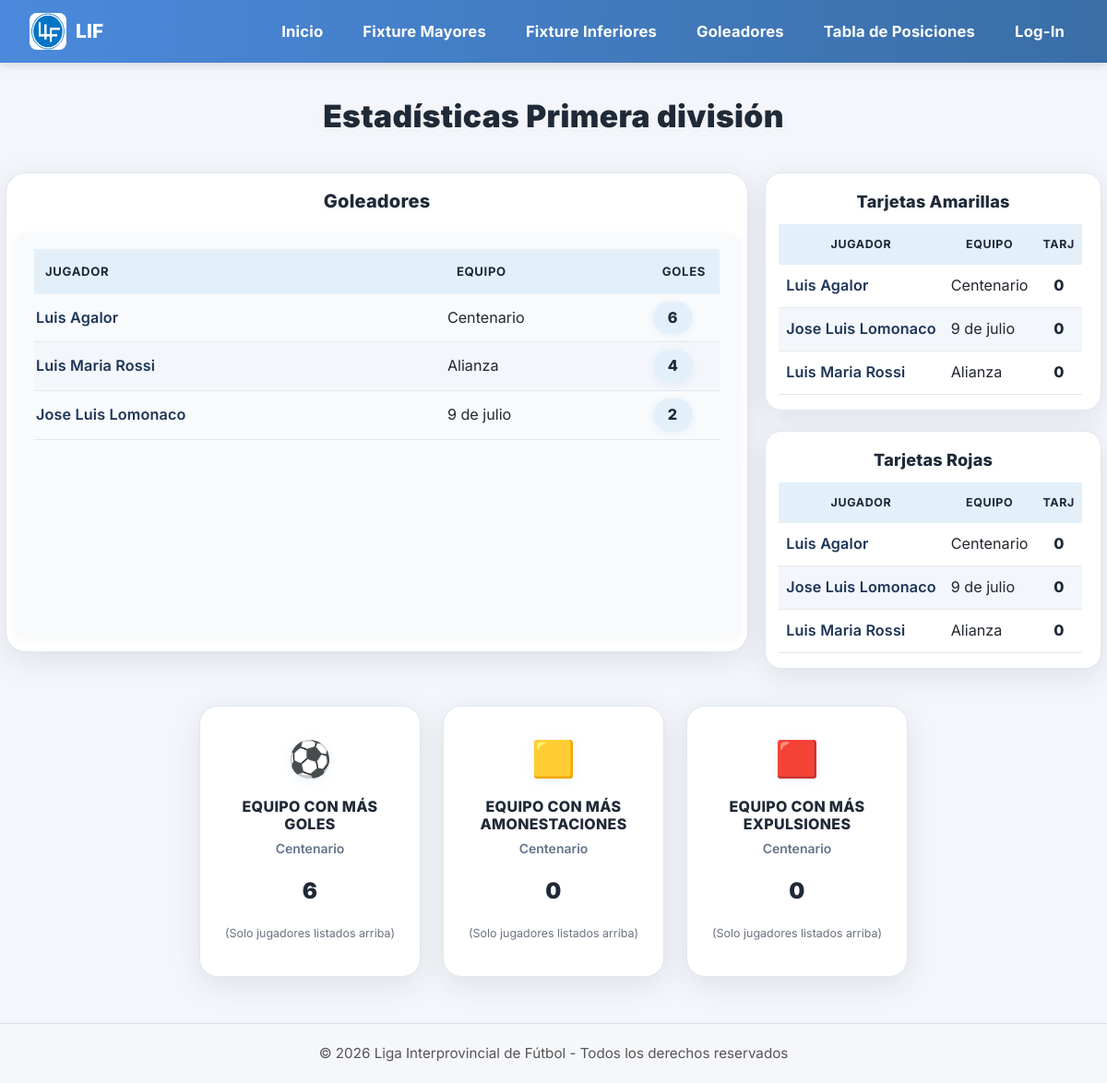
Screenshot of /goleadores/primera with the database file from the repository.
### app/models/models.py (models this page shows, shortened)
class Jugador(db.Model):
    __tablename__ = 'jugador'
    numero_carnet = db.Column(db.Integer, primary_key=True)
    nombre = db.Column(db.String(100), nullable=False)
    apellido = db.Column(db.String(100), nullable=False)
    fecha_nacimiento = db.Column(db.Date, nullable=True)
    club_id = db.Column(db.Integer, db.ForeignKey('club.id'), nullable=True)
    creado_en = db.Column(db.DateTime, default=datetime.datetime.utcnow, nullable=False)
    club = db.relationship('Club', backref='jugadores', lazy='joined')
    equipos = db.relationship('JugadorEquipo', back_populates='jugador', lazy='select', cascade='all, delete-orphan')
    estadisticas = db.relationship('EstadoJugadorPartido', back_populates='jugador', lazy='select', cascade='all, delete-orphan')
    __table_args__ = (
        UniqueConstraint('nombre', 'apellido', 'club_id', name='uq_jugador_nombre_apellido_club'),
    )

class Club(db.Model):
    __tablename__ = 'club'
    id = db.Column(db.Integer, primary_key=True)
    nombre = db.Column(db.String(150), nullable=False, unique=True)
    localidad = db.Column(db.String(120), nullable=True)
    escudo_url = db.Column(db.String(300), nullable=True)
    equipos = db.relationship('Equipo', back_populates='club', lazy='select', cascade='all, delete-orphan')

### app/routes/views.py (the view)
@views.route('/goleadores/<categoria>')
def mostrar_estadisticas(categoria):
    goles = consulta_estadistica(EstadoJugadorPartido.cant_goles, categoria, limite=15)
    amarillas = consulta_estadistica(EstadoJugadorPartido.tarjetas_amarillas, categoria, limite=10)
    rojas = consulta_estadistica(EstadoJugadorPartido.tarjetas_rojas, categoria, limite=10)
    estad = calcular_estadisticas(goles, amarillas, rojas)
    return render_template(
        'goleadores.html',
        categoria=categoria,
        goles=goles,
        amarillas=amarillas,
        rojas=rojas,
        stats=estad["stats"]   # 👈 AHORA SÍ EXISTE Y FUNCIONA
    )

### app/templates/goleadores.html (shortened to what this page needs)
{% extends "base.html" %}
{% block content %}
<h1 style="text-align:center;font-size:2.1rem;font-weight:900;margin:38px 0 18px 0;letter-spacing:0.01em;">Estadísticas {{ categoria|capitalize }} división</h1>
<div class="main-grid">
    <div class="left-card">
        <h2>Goleadores</h2>
        <div class="table-goleadores-wrapper">
            <table class="table-goleadores">
                <thead>
                    <tr>
                        <th style="width:60%;">Jugador</th>
                        <th style="width:30%;">Equipo</th>
                        <th style="width:10%;">Goles</th>
                    </tr>
                </thead>
                <tbody>
                    {% for carnet, nombre, apellido, club_nombre, total in goles %}
                    <tr>
                        <td class="player-name">{{ nombre }} {{ apellido }}</td>
                        <td>{{ club_nombre }}</td>
                        <td><span class="badge-goals">{{ total }}</span></td>
                    </tr>
                    {% endfor %}
                </tbody>
            </table>
        </div>
    </div>
    <div class="right-column">
        <div class="card-panel">
            <h3>Tarjetas Amarillas</h3>
            <div class="panel-scroll">
                <table class="panel-table">
                    <thead>
                        <tr>
                            <th>Jugador</th>
                            <th>Equipo</th>
                            <th style="text-align:right;">Tarj</th>
                        </tr>
                    </thead>
                    <tbody>
                        {% for carnet, nombre, apellido, club_nombre, total in amarillas %}
                        <tr>
                            <td class="player-name">{{ nombre }} {{ apellido }}</td>
                            <td>{{ club_nombre }}</td>
                            <td class="count">{{ total }}</td>
                        </tr>
                        {% endfor %}
                    </tbody>
                </table>
            </div>
        </div>
        <div class="card-panel">
            <h3>Tarjetas Rojas</h3>
            <div class="panel-scroll">
                <table class="panel-table">
                    <thead>
                        <tr>
                            <th>Jugador</th>
                            <th>Equipo</th>
                            <th style="text-align:right;">Tarj</th>
                        </tr>
                    </thead>
                    <tbody>
                        {% for carnet, nombre, apellido, club_nombre, total in rojas %}
                        <tr>
                            <td class="player-name">{{ nombre }} {{ apellido }}</td>
                            <td>{{ club_nombre }}</td>
                            <td class="count">{{ total }}</td>
                        </tr>
                        {% endfor %}
                    </tbody>
                </table>
            </div>
        </div>
    </div>
</div>
<div class="stats-wrapper">
    {% for key, stat in stats.items() %}
    <div class="stat-card">
        <div class="stat-icon">{{ stat.icon }}</div>
        <h4 class="stat-title">{{ stat.titulo }}</h4>
        <p class="stat-team">{{ stat.equipo }}</p>
        <p class="stat-value">{{ stat.valor }}</p>
        <p class="stat-desc">{{ stat.descripcion }}</p>
    </div>
    {% endfor %}
</div>
{% endblock %}

### app/templates/base.html (style rules this page uses)
body { font-family: 'Inter', 'Roboto', Arial, sans-serif; background: linear-gradient(180deg, #e9eef5 0%, #f6f8fb 40%, #ffffff 100%); margin: 0; padding: 0; color: #2c3e50; line-height: 1.6; }
h1 { text-align: center; margin-bottom: 20px; font-weight: 900; color: #1f2d3d; font-size: 2.1rem; font-family: 'Inter', 'Roboto', Arial, sans-serif; letter-spacing: 0.01em; }

### rows the page displays
Jugador: nombre "Luis", apellido "Agalor", club_nombre "Centenario", total "6", total "0"
Jugador: nombre "Luis Maria", apellido "Rossi", club_nombre "Alianza", total "4", total "0"
Jugador: nombre "Jose Luis", apellido "Lomonaco", club_nombre "9 de julio", total "2", total "0"
Club: icon "⚽", titulo "EQUIPO CON MÁS GOLES", equipo "Centenario", valor "6", descripcion "(Solo jugadores listados arriba)", icon "🟨", titulo "EQUIPO CON MÁS AMONESTACIONES", valor "0", icon "🟥", titulo "EQUIPO CON MÁS EXPULSIONES"

### other values shown
{{ categoria|capitalize }} "Primera"
